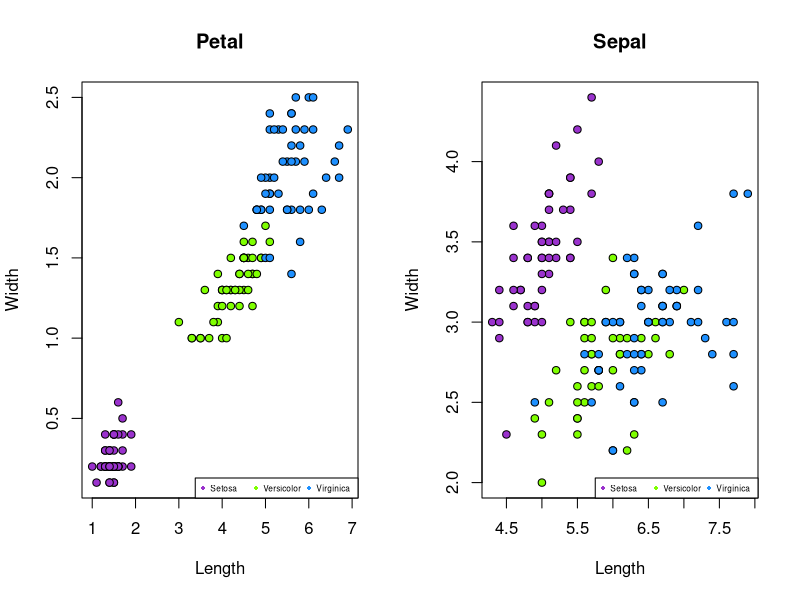

The R script that drew this image:
# Iris Data Assignment One

# Create two columns on single row
par(
  mfrow=c(1,2),
  xpd=TRUE
)

#Main title

 
# Create scatter plot for petals
plot(
  iris$Petal.Length,
  iris$Petal.Width,
  pch=21, # type of symbol
  bg=c("darkorchid3", "chartreuse", "dodgerblue1")[unclass(iris$Species)],
  main="Petal", # main title
  xlab="Length", # x title
  ylab="Width" # y title
)

#Legend
legend("bottomright", cex=0.50, pch=16, 
  col=c("darkorchid3", "chartreuse", "dodgerblue1"), legend=c("Setosa", "Versicolor", "Virginica"), ncol=3)
 
# Create scatter plot for sepal
plot(
  iris$Sepal.Length,
  iris$Sepal.Width,
  pch=21,
  bg=c("darkorchid3", "chartreuse", "dodgerblue1")[unclass(iris$Species)],
  main="Sepal",
  xlab="Length",
  ylab="Width"
)

#Legend
legend("bottomright", cex=0.50, pch=16, 
  col=c("darkorchid3", "chartreuse", "dodgerblue1"), legend=c("Setosa", "Versicolor", "Virginica"), ncol=3)
  